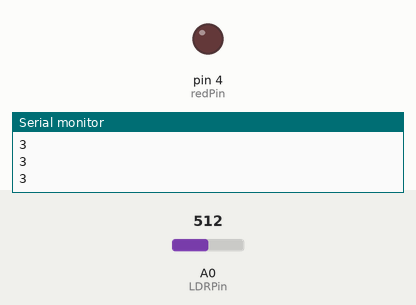
Recording of a sketch running on a simulated Arduino Uno, built with avr-gcc and run on an emulated ATmega328P. Shown: output pins drawn as LEDs (lit = HIGH), the last lines printed to the serial monitor. Inputs (shaded band) come from the test bench; at power-on: A0 (LDRPin) = 512.

Above: at 1.2 s.
1.3 s: A0 (LDRPin) set to 418
2.8 s: A0 (LDRPin) set to 398
At 3.3 s:
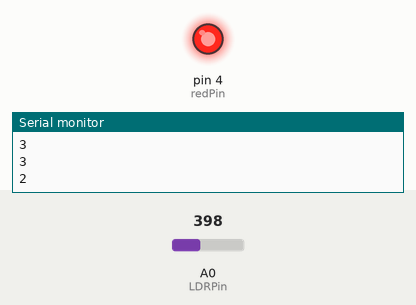
5.8 s: A0 (LDRPin) set to 511
At 7.6 s:
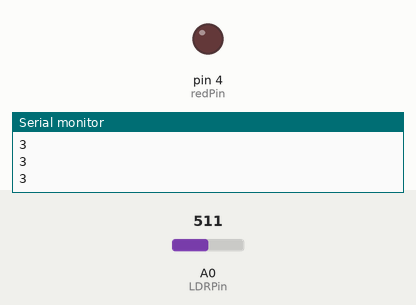
7.9 s: A0 (LDRPin) set to 306
At 8.4 s:
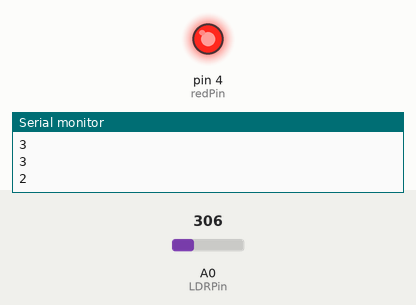
Timing chart, 0 to 10.9 s (numbered marks = the images above; inputs shaded):
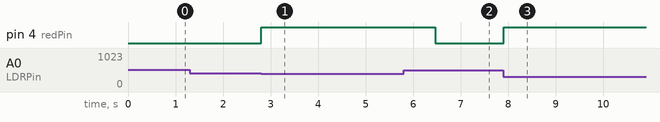

The sketch:

Ej3.ino
```cpp
#define redPin 4
#define LDRPin A0
int luz;

void setup()
{
  pinMode(redPin, OUTPUT);
  pinMode(LDRPin, INPUT);
  Serial.begin(9600);
}

void loop()
{
  // leemos el valor de la entrada analogica donde tenemos el LDR y lo guardamos en la variable luz
  luz = map(analogRead(LDRPin), 0, 1023 , 1 ,6);
  Serial.println(luz);

  if(luz < 3){
    digitalWrite(redPin, HIGH);
    delay(733);
    digitalWrite(redPin, LOW);
  } else{
    digitalWrite(redPin, LOW);
  }


}
```

Measured:
- the behaviour switches between 410 and 409 on A0 (LDRPin) (found by bisection; images 0 and 1)
- after the input at 2.8 s, pin 4 (redPin): LOW → HIGH at once
- after the input at 5.8 s, pin 4 (redPin): HIGH → LOW after 0.67 s
- after the input at 7.9 s, pin 4 (redPin): LOW → HIGH at once
